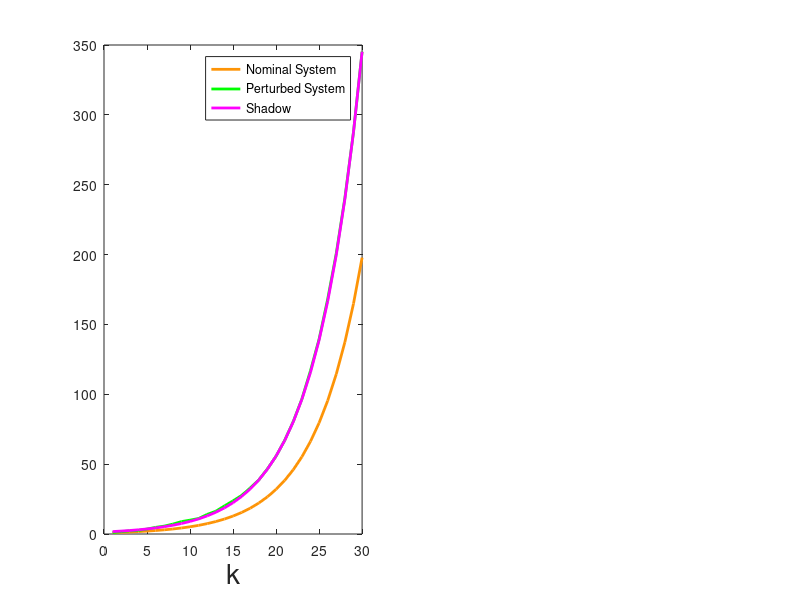

MATLAB code to generate this figure: (Note: this script raises an error after producing the figure.)
clear all
close all
clc


lambda = 1.2; % x |-> lambda x
epsilon = 1;
K = 30; %iterations

x = zeros(K,1);
x(1) = 1;


%% Nominal System
for i = 2:K
    x(i) = lambda*x(i-1);
end
subplot(2,2,[1,3])

plot(x,'Linewidth',2,'Color',[0.993 0.582 0.026]);hold on

%% Perturbed System
for i = 2:K
    noise = rand*2*epsilon-epsilon; %uniform in [-eps,eps]
    %noise = epsilon;
    x(i) = lambda*x(i-1)+noise;
end

plot(x,'g','Linewidth',2);hold on
x_p = x; %saving
xlabel('k','FontSize',20)


%% Shadow
%computing the initial condition y
lambda_seq = 0*x;
lambda_seq(1) = 1;
for i = 2:K
    lambda_seq(i) = lambda*lambda_seq(i-1);
end
y_seq = x./lambda_seq; %initial condition y

x(1)=y_seq(end);
for i = 2:K
    x(i) = lambda*x(i-1);
end

plot(x,'m','Linewidth',2);hold on
l=legend({'Nominal System','Perturbed System','Shadow'},'location','best')
l.set('FontSize',20);
subplot(2,2,2)
plot(y_seq,'Linewidth',2);hold on
l=legend('x_0 estimate','location','best')
l.set('FontSize',20);
xlabel('k','FontSize',20)

subplot(2,2,4)
e=plot(x_p-x,'Linewidth',2);hold on
b=plot(0*x+epsilon/(lambda-1),'Linewidth',2);hold on
plot(0*x-epsilon/(lambda-1),'m','Linewidth',2);hold on
l=legend([e,b],{'error','shadowing radius'},'location','best');
l.set('FontSize',20);
xlabel('k','FontSize',20)




